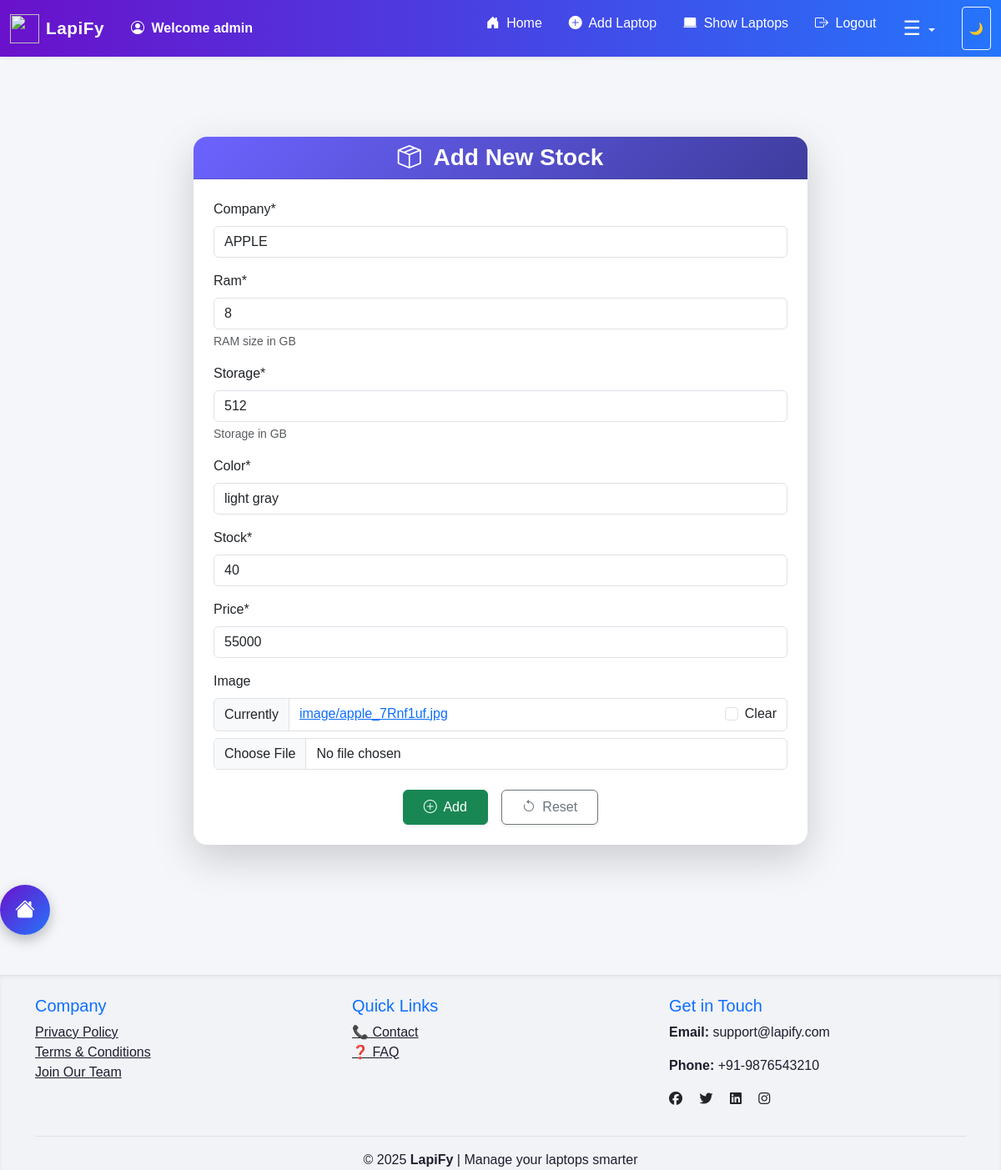
The app's page /update/35/ (signed in) with its own data.
### laptop_app/models.py (models this page shows)
class Laptop(models.Model):
    company = models.CharField(max_length=50)
    ram = models.PositiveIntegerField(help_text="RAM size in GB")
    storage = models.PositiveIntegerField(help_text="Storage in GB")
    color = models.CharField(max_length=20)
    stock = models.IntegerField()
    price = models.IntegerField()
    image = models.ImageField(upload_to='image', null=True, blank=True)

### laptop_app/views.py (the view, shortened to what this page needs)
# urls.py: path("update/<int:id>/",update_view,name='update'),
@login_required
def update_view(request,id):
    laptop=Laptop.objects.get(id=id)
    form=LaptopForm(instance=laptop)
    template_name='laptop_app/add_laptop.html'
    context={'form':form}
    return render(request, template_name, context)

### laptop_app/forms.py
class LaptopForm(forms.ModelForm):
    class Meta:
        model=Laptop
        fields="__all__"

### template/laptop_app/add_laptop.html (shortened to what this page needs)
{% extends 'layout.html' %}
{% load crispy_forms_tags %}
{% block content %}
<div class="container my-5">
  <div class="row justify-content-center">
    <div class="col-md-8">
      <div class="card shadow-lg border-0 rounded-4">
        <div class="card-header text-center text-white rounded-top-4"
             style="background: linear-gradient(135deg, #6c63ff, #3f3d9e);">
          <h3 class="mb-0 fw-bold">
            <i class="bi bi-box-seam me-2"></i> Add New Stock
          </h3>
        </div>
        <div class="card-body p-4">
          <form method="post" enctype="multipart/form-data">
            <div class="mb-3">
              {{ form|crispy }}
            </div>
            <div class="d-flex justify-content-center gap-3 mt-4">
              <button class="btn btn-success px-4 py-2 shadow-sm" type="submit">
                <i class="bi bi-plus-circle me-1"></i> Add
              </button>
              <button class="btn btn-outline-secondary px-4 py-2 shadow-sm" type="reset">
                <i class="bi bi-arrow-counterclockwise me-1"></i> Reset
              </button>
            </div>
          </form>
        </div>
      </div>
    </div>
  </div>
</div>
{% endblock %}

### template/layout.html (shortened to what this page needs)
<!DOCTYPE html>
<html lang="en">
<head>
    <link href="https://cdn.jsdelivr.net/npm/bootstrap@5.3.7/dist/css/bootstrap.min.css" rel="stylesheet">
    <link href="https://cdn.jsdelivr.net/npm/bootstrap-icons/font/bootstrap-icons.css" rel="stylesheet">
    <link rel="stylesheet" href="https://cdnjs.cloudflare.com/ajax/libs/font-awesome/6.4.2/css/all.min.css"/>
</head>
<body>
<nav class="navbar navbar-expand-lg navbar-dark sticky-top shadow-sm">
  <div class="container-fluid">
    <a class="navbar-brand d-flex align-items-center fw-bold" href="#">
      <img src="https://cdn-icons-png.flaticon.com/512/1055/1055687.png" width="35" height="35" class="me-2">
      <span style="font-size:1.3rem;">LapiFy</span>
      {% if user.is_authenticated %}
       <a class="nav-link px-3 fw-bold text-warning">
            <i class="bi bi-person-circle me-1"></i> Welcome {{ user }}
       </a>
      {% endif %}
    </a>
    <div class="collapse navbar-collapse" id="navbarNavAltMarkup">
      <div class="navbar-nav ms-auto text-center">
        <a class="nav-link active px-3" href="{% url 'home' %}">
          <i class="bi bi-house-door-fill me-1"></i> Home
        </a>
        {% if user.is_authenticated %}
          <a class="nav-link px-3" href="{% url 'add' %}">
            <i class="bi bi-plus-circle-fill me-1"></i> Add Laptop
          </a>
          <a class="nav-link px-3" href="{% url 'show' %}">
            <i class="bi bi-laptop-fill me-1"></i> Show Laptops
          </a>
          <a class="nav-link px-3" href="{% url 'logout' %}">
            <i class="bi bi-box-arrow-right me-1"></i> Logout
          </a>
        {% endif %}
       <li class="nav-item dropdown">
  <a class="nav-link dropdown-toggle px-3" href="#" id="moreDropdown" role="button"
     data-bs-toggle="dropdown" aria-expanded="false">
    <span style="font-size: 24px;">☰</span>
  </a>
</li>
        <button id="theme-toggle" class="btn btn-sm btn-outline-light ms-3">🌙</button>
      </div>
    </div>
  </div>
</nav>
<br><br>
{% block content %}
{% endblock %}
<div class="home-btn">
  <a href="{% url 'home' %}" title="Go to Home">
    <i class="bi bi-house-fill"></i>
  </a>
</div>
<footer class="pt-4 mt-5 border-top">
  <div class="container">
    <div class="row">
      <div class="col-md-4 mb-3">
        <h5 class="text-primary">Company</h5>
        <ul class="list-unstyled">
          <li><a href="{% url 'privacy' %}">Privacy Policy</a></li>
          <li><a href="{% url 'terms' %}">Terms & Conditions</a></li>
          <li><a href="{% url 'career' %}">Join Our Team</a></li>
        </ul>
      </div>
      <div class="col-md-4 mb-3">
        <h5 class="text-primary">Quick Links</h5>
        <ul class="list-unstyled">
          <li><a href="/contact">📞 Contact</a></li>
          <li><a href="/faq">❓ FAQ</a></li>
        </ul>
      </div>
      <div class="col-md-4 mb-3">
        <h5 class="text-primary">Get in Touch</h5>
        <p><strong>Email:</strong> support@lapify.com</p>
        <p><strong>Phone:</strong> +91-9876543210</p>
        <div>
          <a href="#" class="text-dark me-3"><i class="fab fa-facebook"></i></a>
          <a href="#" class="text-dark me-3"><i class="fab fa-twitter"></i></a>
          <a href="#" class="text-dark me-3"><i class="fab fa-linkedin"></i></a>
          <a href="#" class="text-dark"><i class="fab fa-instagram"></i></a>
        </div>
      </div>
    </div>
    <div class="text-center border-top pt-3 mt-3">
      <p class="mb-0">&copy; 2025 <strong>LapiFy</strong> | Manage your laptops smarter</p>
    </div>
  </div>
</footer>
</body>
</html>

### template/layout.html (style rules this page uses)
:root { --bg-color: #f5f6fa; --text-color: #1e1e2f; --nav-bg: linear-gradient(90deg, #6a11cb, #2575fc); --footer-bg: #f1f3f6; --footer-text: #1e1e2f; --primary-hover: #ffdd57; }
body { background-color: var(--bg-color); color: var(--text-color); font-family: 'Poppins', sans-serif; transition: all 0.3s ease; }
.navbar { background: var(--nav-bg) !important; box-shadow: 0 4px 15px rgba(0,0,0,0.1); }
.navbar-brand span { color: #fff; font-weight: 600; letter-spacing: 0.5px; }
.nav-link { color: #fff !important; font-weight: 500; transition: all 0.3s ease; }
.home-btn a { display: flex; align-items: center; justify-content: center; width: 60px; height: 60px; border-radius: 50%; background: linear-gradient(135deg, #6a11cb, #2575fc); color: #fff; font-size: 1.5rem; box-shadow: 0 6px 15px rgba(0,0,0,0.25); transition: all 0.3s ease; }
footer { background: var(--footer-bg) !important; color: var(--footer-text) !important; box-shadow: inset 0 2px 4px rgba(0,0,0,0.05); }
footer a { color: var(--footer-text); transition: 0.3s; }
#theme-toggle { transition: all 0.3s ease; }

### records on screen
Laptop: company "APPLE", ram "8", storage "512", color "light gray", stock "40", price "55000"

### other values on screen
{{ user }} "admin"
